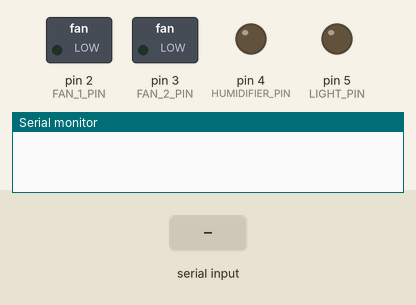
Simulated run of this sketch. Board: Arduino Uno, built with avr-gcc and run on an emulated ATmega328P. Parts: switched loads named in the sketch (green lamp = pin HIGH), output pins drawn as LEDs (lit = HIGH), the last lines printed to the serial monitor. The test bench sets the inputs (shaded band).

Above: at 1.2 s.
1.3 s: "1" received over the second serial link
At 1.7 s:
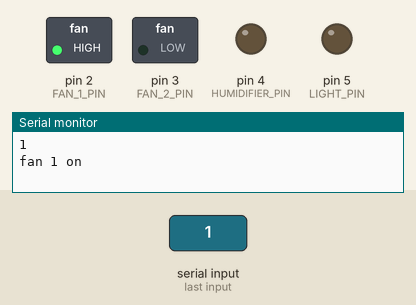
2.8 s: "3" received over the second serial link
At 3.6 s:
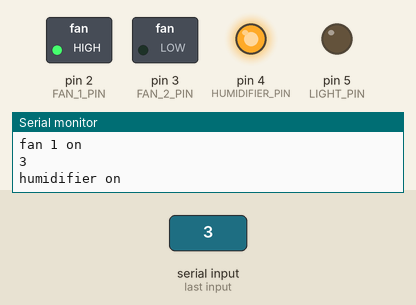
5.3 s: "4" received over the second serial link
At 5.9 s:
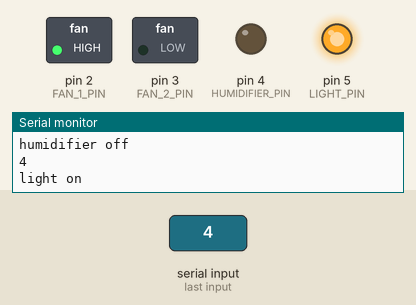
6.8 s: "2" received over the second serial link
At 8.0 s:
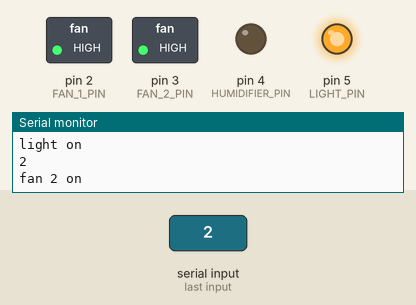
8.3 s: "1" received over the second serial link
At 9.4 s:
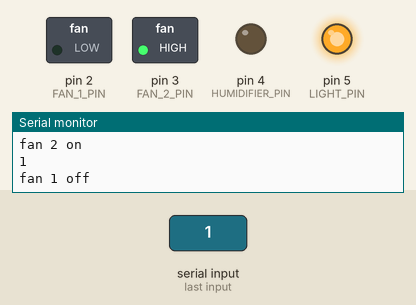
9.8 s: "4" received over the second serial link
At 10.5 s:
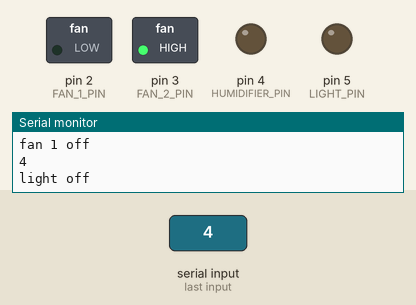
Timing chart, 0 to 12.3 s (numbered marks = the images above; inputs shaded):
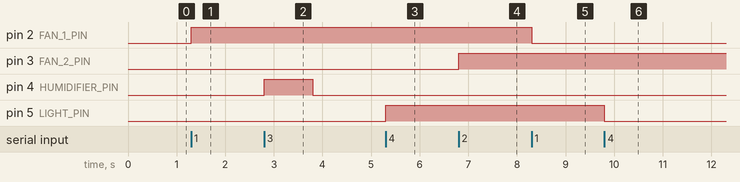

Measured:
- after the input at 1.3 s, pin 2 (FAN_1_PIN): LOW → HIGH at once
- after the input at 2.8 s, pin 4 (HUMIDIFIER_PIN): LOW → HIGH at once, → LOW 1.0 s later
- after the input at 5.3 s, pin 5 (LIGHT_PIN): LOW → HIGH at once
- after the input at 6.8 s, pin 3 (FAN_2_PIN): LOW → HIGH at once
- after the input at 8.3 s, pin 2 (FAN_1_PIN): HIGH → LOW at once
- after the input at 9.8 s, pin 5 (LIGHT_PIN): HIGH → LOW at once

The sketch:

controller.ino
```cpp
#include <SoftwareSerial.h>
#define FAN_1 '1'
#define FAN_2_PELTER '2'
#define HUMIDIFIER '3'
#define LIGHT '4'
#define FAN_1_PIN 2
#define FAN_2_PIN 3
#define HUMIDIFIER_PIN 4
#define LIGHT_PIN 5

char op; // stores incoming character from other device
bool fan_1_toggle = false;
bool fan_2_toggle = false;
bool humidifier_toggle = false;
bool light_toggle = false;

SoftwareSerial BT(10, 11);
// creates a "virtual" serial port/UART
// connect BT module TX to D10
// connect BT module RX to D11
// connect BT Vcc to 5V, GND to GND


void setup()   {
  // set the data rate for the SoftwareSerial port
  BT.begin(9600);
  Serial.begin(9600);
  pinMode(FAN_1_PIN, OUTPUT);
  pinMode(FAN_2_PIN, OUTPUT);
  pinMode(HUMIDIFIER_PIN, OUTPUT);
  pinMode(LIGHT_PIN, OUTPUT);
}

void loop() {
  if (BT.available()) {
    op = BT.read();
    Serial.println(op);
    if (op == '1') {
      if (fan_1_toggle == false) {
        fan_1_toggle = true;

        Serial.println("fan 1 on");
        pinMode(FAN_1_PIN, OUTPUT);
        digitalWrite(FAN_1_PIN, HIGH);
      }
      else {
        fan_1_toggle = false;
        Serial.println("fan 1 off");
        digitalWrite(FAN_1_PIN, LOW);
        pinMode(FAN_1_PIN, INPUT);

      }
    }
    else if (op == '2') {
      if (fan_2_toggle == false) {
        Serial.println("fan 2 on");

        fan_2_toggle = true;
        digitalWrite(FAN_2_PIN, HIGH);
      }
      else {
        Serial.println("fan 2 off");

        fan_2_toggle= false;
        digitalWrite(FAN_2_PIN, LOW);
      }
    }
    else if (op == '3') {

      Serial.println("humidifier on");
      digitalWrite(HUMIDIFIER_PIN, HIGH);
      delay(1000);
      Serial.println("humidifier off");
      digitalWrite(HUMIDIFIER_PIN, LOW);
      delay(1000);
    }
    else if (op == '4') {
      if (light_toggle == false) {
        Serial.println("light on");

        light_toggle = true;
        digitalWrite(LIGHT_PIN, HIGH);
      }
      else {
        Serial.println("light off");

        light_toggle= false;
        digitalWrite(LIGHT_PIN, LOW);
      }
    }
  }

}
```
